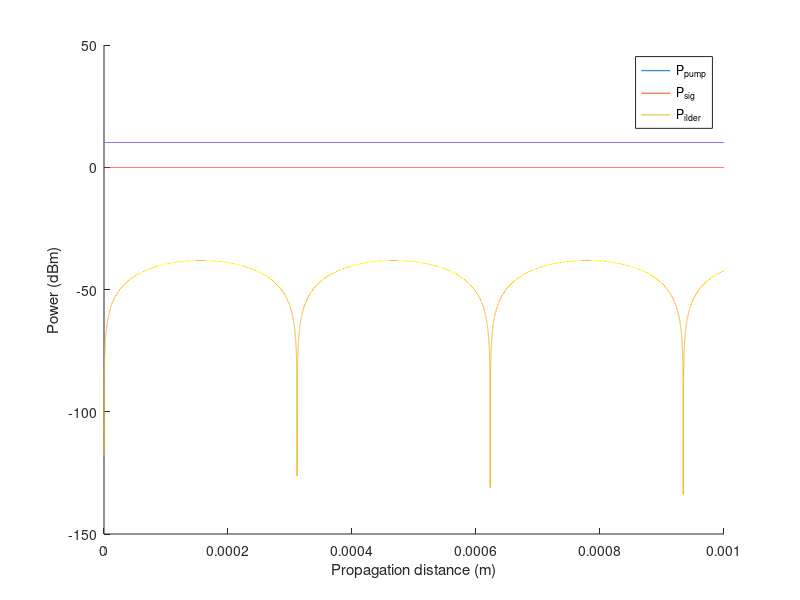

MATLAB code for this plot:
function [p_pump,p_ider,p_sig] = FWM_coupled_equations_v3


    N = 100000; %iteration numbers

    %% Define initial variables
    N = 100000; %iteration numbers
    % The modulation of the field
    u1_int = zeros(1,N);
    u2_int = zeros(1,N);
    ui_int = zeros(1,N);
    us_int = zeros(1,N);
    length = 1e-3;% Total length: (unit: m)

    %% Define initial parameters:
    u1_int(1) = sqrt(0.01);
    u2_int(1) = sqrt(0.01);
    us_int(1) =sqrt(0.001);
    ui_int(1) =sqrt(0);

    % wavelength %
    lambda_pump = 1550e-9; % unit: m
    lambda_sig = 1500e-9; % unit: m
    lambda_ider = 1603e-9; % unit: m
    % waveguide losses:
    alpha1 = 3e2; % unit: dB/m
    alpha2 = 3e2; % unit: dB/m
    alphai = 3e2; % unit: dB/m
    alphas = 3e2; % unit: dB/m

    alpha1 = 10^(-alpha1/10); % unit: 1/m
    alpha2 = 10^(-alpha2/10); % unit: 1/m
    alphai = 10^(-alphai/10); % unit: 1/m
    alphas = 10^(-alphas/10); % unit: 1/m

    %% Define / import related parameters:
    % % design parameters:
    % A_pump(1) = ap(1)*exp(phi0_p); % Pump light: (unit: Watt)
    % A_sig(1)  = as(1)*exp(phi0_s); % Signal light:(unit: Watt)
    % A_ider(1) = ai(1)*exp(phi0_i); % Ider light:(unit: Watt)
    % length = 1e-3;% Total length: (unit: m)
    % waveguide geometry:
    waveguide_width = 0.5e-6;
    waveguide_height = 0.22e-6;
    % mode profiles: (FDE span: y:1um z:0.5um; mesh = 100)
    load("TE0_1500nm.mat"); % Signal light
    Ex_sig = squeeze(mode1_Ex);
    Ey_sig = squeeze(mode1_Ey);
    Ez_sig = squeeze(mode1_Ez);
    neff_sig  = effective_index(1);
    ng_sig = 4.553506; % group index
    load("TE0_1550nm.mat"); % Pump light
    Ex_pump = squeeze(mode1_Ex);
    Ey_pump = squeeze(mode1_Ey);
    Ez_pump = squeeze(mode1_Ez);
    neff_pump = effective_index(1);
    ng_pump = 4.762861; % group index
    load("TE0_1603nm.mat"); % ider light
    Ex_ider = squeeze(mode1_Ex);
    Ey_ider = squeeze(mode1_Ey);
    Ez_ider = squeeze(mode1_Ez);
    neff_ider = effective_index(1);
    ng_ider = 4.847830; % group index

    % index profile:
    index = squeeze(index_x);
    mesh_x = squeeze(y); % direction of waveguide width
    mesh_y = squeeze(z); % direction of waveguide height

    %% Define physical constants:
    chi3_si = 3e-18;
    c = 299792458;% Light speed: (unit:m/s)
    n_si   = max(max(index));
    n_sio2 = min(min(index));
    n = n_si;
    e = 1.602176565e-19; % elementary charge unit:C
    N_density = 10e6; % unit: m-3
    epsilon0 = 8.854187817e-12;% 真空介电常数 unit: F/M
    u0 =  4 * pi *1e-7; % 真空磁导率 unit: V·s/(A·m)

    m0 = 9.1093837015e-31; % mass of the electron unit: kg
    mce_pie = 0.26*m0;
    mch_pie = 0.39*m0;
    miu_e = 1417e-4; %Electron mobility unit:m2V-1s-1
    miu_h = 470e-4; %Hole Mobility (µh) unit:m2V-1s-1

    %% Calculated several parameters:
    dz = length/N; % step length
    dx = mesh_x(2)-mesh_x(1); % step width
    dy = mesh_y(2)-mesh_y(1); % step height
    da = dx * dy;
    A0 = waveguide_width * waveguide_height;
    waveguide_leftpoint = round(0.5*(1e-6-waveguide_width)/dx);
    waveguide_rightpoint = round(101-0.5*(1e-6-waveguide_width)/dx);
    waveguide_bottompoint = round(0.5*(0.5e-6-waveguide_height)/dy);
    waveguide_toppoint =round( 101-0.5*(0.5e-6-waveguide_height)/dy);

    vg_sig = c/ng_sig;
    vg_pump = c/ng_pump;
    vg_ider = c/ng_ider;

    w_p = c*2*pi/lambda_pump;
    w_s = c*2*pi/lambda_sig ;
    w_i = c*2*pi/lambda_ider;

    beta_s = neff_sig  * w_s / c;
    beta_p = neff_pump * w_p / c;
    beta_i = neff_ider * w_i / c;

    delta_beta = abs(beta_i + beta_s - beta_p * 2);

%     delta_beta = delta_beta1;
    % normalization of mode profiles:
    normalization_coefficient_pump = sqrt((2*w_p*u0)/beta_s /( (sum(sum(conj(Ex_pump).*Ex_pump+conj(Ey_pump).*Ey_pump+conj(Ez_pump).*Ez_pump))).*da));
    normalization_coefficient_sig = sqrt((2*w_s*u0)/beta_p /( (sum(sum(conj(Ex_sig ).*Ex_sig +conj(Ey_sig ).*Ey_sig +conj(Ez_sig ).*Ez_sig ))).*da));
    normalization_coefficient_ider = sqrt((2*w_i*u0)/beta_i /( (sum(sum(conj(Ex_ider).*Ex_ider+conj(Ey_ider).*Ey_ider+conj(Ez_ider).*Ez_ider))).*da));

    Ex_pump = normalization_coefficient_pump*Ex_pump;
    Ey_pump = normalization_coefficient_pump*Ey_pump;
    Ez_pump = normalization_coefficient_pump*Ez_pump;
    Ex_sig  = normalization_coefficient_sig *Ex_sig ;
    Ey_sig  = normalization_coefficient_sig *Ey_sig ;
    Ez_sig  = normalization_coefficient_sig *Ez_sig ;
    Ex_ider = normalization_coefficient_ider *Ex_ider ;
    Ey_ider = normalization_coefficient_ider *Ey_ider ;
    Ez_ider = normalization_coefficient_ider *Ez_ider ;


    % Confinement factor k:
    temp_Ey_pump = Ey_pump(waveguide_leftpoint:waveguide_rightpoint, waveguide_bottompoint:waveguide_toppoint);
    temp_Ex_pump = Ex_pump(waveguide_leftpoint:waveguide_rightpoint, waveguide_bottompoint:waveguide_toppoint);
    temp_Ez_pump = Ez_pump(waveguide_leftpoint:waveguide_rightpoint, waveguide_bottompoint:waveguide_toppoint);

    temp_Ey_sig  = Ey_sig (waveguide_leftpoint:waveguide_rightpoint, waveguide_bottompoint:waveguide_toppoint);
    temp_Ex_sig  = Ex_sig(waveguide_leftpoint:waveguide_rightpoint, waveguide_bottompoint:waveguide_toppoint);
    temp_Ez_sig  = Ez_sig(waveguide_leftpoint:waveguide_rightpoint, waveguide_bottompoint:waveguide_toppoint);

    temp_Ey_ider = Ey_ider (waveguide_leftpoint:waveguide_rightpoint, waveguide_bottompoint:waveguide_toppoint);
    temp_Ex_ider = Ex_ider(waveguide_leftpoint:waveguide_rightpoint, waveguide_bottompoint:waveguide_toppoint);
    temp_Ez_ider = Ez_ider(waveguide_leftpoint:waveguide_rightpoint, waveguide_bottompoint:waveguide_toppoint);

    % Calculate the electric field intensity integrated over an infinite area%
    int_sig  = sum(sum((index .* index).*(Ey_sig .* Ey_sig)))*da;
    int_pump = sum(sum((index .* index).*(Ey_pump .* Ey_pump)))*da;
    int_ider = sum(sum((index .* index).*(Ey_ider .* Ey_ider)))*da;

    Gamma1 = (A0 * chi3_si * sum(sum(conj(temp_Ey_pump).*temp_Ey_pump.*conj(temp_Ey_pump).*temp_Ey_pump*da)))/(int_pump^2);
    Gamma2 = (A0 * chi3_si * sum(sum(conj(temp_Ey_pump).*temp_Ey_pump.*conj(temp_Ey_pump).*temp_Ey_pump*da)))/(int_pump^2);
    Gammai = (A0 * chi3_si * sum(sum(conj(temp_Ey_ider).*temp_Ey_ider.*conj(temp_Ey_ider).*temp_Ey_ider*da)))/(int_ider^2);
    Gammas = (A0 * chi3_si * sum(sum(conj(temp_Ey_sig ).*temp_Ey_sig .*conj(temp_Ey_sig ).* temp_Ey_sig*da)))/(int_sig ^2);
    gamma1 = 3 * w_p * ng_pump * ng_pump / (4*epsilon0*A0*c^2)*Gamma1;
    gamma2 = 3 * w_p * ng_pump * ng_pump / (4*epsilon0*A0*c^2)*Gamma2;
    gammai = 3 * w_i * ng_ider * ng_ider / (4*epsilon0*A0*c^2)*Gammai;
    gammas = 3 * w_s * ng_sig  * ng_sig  / (4*epsilon0*A0*c^2)*Gammas;

    Gamma12 = (A0 * chi3_si * sum(sum(conj(temp_Ey_pump).*temp_Ey_pump.*conj(temp_Ey_pump).*temp_Ey_pump*da)))/(int_pump^2);
    Gamma1s = (A0 * chi3_si * sum(sum(conj(temp_Ey_sig ).*temp_Ey_pump.*conj(temp_Ey_pump).*temp_Ey_sig *da)))/(int_pump*int_sig );
    Gamma1i = (A0 * chi3_si * sum(sum(conj(temp_Ey_ider).*temp_Ey_pump.*conj(temp_Ey_pump).*temp_Ey_ider*da)))/(int_pump*int_ider);
    Gamma21 = (A0 * chi3_si * sum(sum(conj(temp_Ey_pump).*temp_Ey_pump.*conj(temp_Ey_pump).*temp_Ey_pump*da)))/(int_pump^2);
    Gamma2s = (A0 * chi3_si * sum(sum(conj(temp_Ey_sig ).*temp_Ey_pump.*conj(temp_Ey_pump).*temp_Ey_sig *da)))/(int_pump*int_sig );
    Gamma2i = (A0 * chi3_si * sum(sum(conj(temp_Ey_ider).*temp_Ey_pump.*conj(temp_Ey_pump).*temp_Ey_ider*da)))/(int_pump*int_ider);
    Gammai1 = (A0 * chi3_si * sum(sum(conj(temp_Ey_pump).*temp_Ey_ider.*conj(temp_Ey_ider).*temp_Ey_pump*da)))/(int_pump*int_ider);
    Gammai2 = (A0 * chi3_si * sum(sum(conj(temp_Ey_pump).*temp_Ey_ider.*conj(temp_Ey_ider).*temp_Ey_pump*da)))/(int_pump*int_ider);
    Gammais = (A0 * chi3_si * sum(sum(conj(temp_Ey_sig ).*temp_Ey_ider.*conj(temp_Ey_ider).*temp_Ey_sig *da)))/(int_sig *int_ider);
    Gammas1 = (A0 * chi3_si * sum(sum(conj(temp_Ey_pump).*temp_Ey_sig .*conj(temp_Ey_sig ).*temp_Ey_pump*da)))/(int_pump*int_sig );
    Gammas2 = (A0 * chi3_si * sum(sum(conj(temp_Ey_pump).*temp_Ey_sig .*conj(temp_Ey_sig ).*temp_Ey_pump*da)))/(int_pump*int_sig );
    Gammasi = (A0 * chi3_si * sum(sum(conj(temp_Ey_ider).*temp_Ey_sig .*conj(temp_Ey_sig ).*temp_Ey_ider*da)))/(int_sig *int_ider);
    gamma12 = 3 * w_p * ng_pump  * ng_pump  / (4*epsilon0*A0*c^2)*Gamma12;
    gamma1s = 3 * w_p * ng_pump  * ng_sig   / (4*epsilon0*A0*c^2)*Gamma1s;
    gamma1i = 3 * w_p * ng_pump  * ng_ider  / (4*epsilon0*A0*c^2)*Gamma1i;
    gamma21 = 3 * w_p * ng_pump  * ng_pump  / (4*epsilon0*A0*c^2)*Gamma21;
    gamma2s = 3 * w_p * ng_pump  * ng_sig   / (4*epsilon0*A0*c^2)*Gamma2s;
    gamma2i = 3 * w_p * ng_pump  * ng_ider  / (4*epsilon0*A0*c^2)*Gamma2i;
    gammai1 = 3 * w_i * ng_ider  * ng_pump  / (4*epsilon0*A0*c^2)*Gammai1;
    gammai2 = 3 * w_i * ng_ider  * ng_pump  / (4*epsilon0*A0*c^2)*Gammai2;
    gammais = 3 * w_i * ng_ider  * ng_sig   / (4*epsilon0*A0*c^2)*Gammais;
    gammas1 = 3 * w_s * ng_sig   * ng_pump  / (4*epsilon0*A0*c^2)*Gammas1;
    gammas2 = 3 * w_s * ng_sig   * ng_pump  / (4*epsilon0*A0*c^2)*Gammas2;
    gammasi = 3 * w_s * ng_sig   * ng_ider  / (4*epsilon0*A0*c^2)*Gammasi;

    Gamma1is2 = (A0 * chi3_si * sum(sum(conj(temp_Ey_pump).*temp_Ey_ider.*conj(temp_Ey_sig ).*temp_Ey_pump*da)))/((int_pump*int_pump*int_ider*int_sig)^0.5);
    Gamma2is1 = (A0 * chi3_si * sum(sum(conj(temp_Ey_pump).*temp_Ey_ider.*conj(temp_Ey_sig ).*temp_Ey_pump*da)))/((int_pump*int_pump*int_ider*int_sig)^0.5);
    Gammai12s = (A0 * chi3_si * sum(sum(conj(temp_Ey_ider).*temp_Ey_pump.*conj(temp_Ey_pump ).*temp_Ey_sig*da)))/((int_pump*int_pump*int_ider*int_sig)^0.5);
    Gammas12i = (A0 * chi3_si * sum(sum(conj(temp_Ey_sig ).*temp_Ey_pump.*conj(temp_Ey_pump ).*temp_Ey_ider*da)))/((int_pump*int_pump*int_ider*int_sig)^0.5);
    gamma1is2 = 3 * w_p * sqrt(ng_pump*ng_ider*ng_sig*ng_pump)/(4*epsilon0*A0*c^2)*Gamma1is2;
    gamma2is1 = 3 * w_p * sqrt(ng_pump*ng_ider*ng_sig*ng_pump)/(4*epsilon0*A0*c^2)*Gamma2is1;
    gammai12s = 3 * w_i * sqrt(ng_ider*ng_pump*ng_pump*ng_sig)/(4*epsilon0*A0*c^2)*Gammai12s;
    gammas12i = 3 * w_s * sqrt(ng_sig*ng_pump*ng_pump*ng_ider)/(4*epsilon0*A0*c^2)*Gammas12i;

    for j = 1:N-1

        z = dz*(j-1);
        u1 = u1_int(j);
        u2 = u2_int(j);
        us = us_int(j);
        ui = ui_int(j);

        du1_div_dz = -alpha1/2*u1 + 1i*(gamma1*abs(u1)^2 + 2*(gamma12*abs(u2)^2+gamma1s*abs(us)^2+gamma1i*abs(ui)^2))*u1 + 2*1i*gamma1is2*ui*us*u2'*exp(1i*delta_beta*z);
        du2_div_dz = -alpha2/2*u2 + 1i*(gamma2*abs(u2)^2 + 2*(gamma21*abs(u1)^2+gamma2s*abs(us)^2+gamma2i*abs(ui)^2))*u2 + 2*1i*gamma2is1*ui*us*u1'*exp(1i*delta_beta*z);
        dui_div_dz = -alphai/2*ui + 1i*(gammai*abs(ui)^2 + 2*(gammai1*abs(u1)^2+gammai2*abs(u2)^2+gammais*abs(us)^2))*ui + 2*1i*gammai12s*u1*u2*us'*exp(-1i*delta_beta*z);
        dus_div_dz = -alphas/2*us + 1i*(gammas*abs(us)^2 + 2*(gammas1*abs(u1)^2+gammas2*abs(u2)^2+gammasi*abs(ui)^2))*us + 2*1i*gammas12i*u1*u2*ui'*exp(-1i*delta_beta*z);

        u1_int(j+1) = du1_div_dz * dz +  u1_int(j);
        u2_int(j+1) = du2_div_dz * dz +  u2_int(j);
        ui_int(j+1) = dui_div_dz * dz +  ui_int(j);
        us_int(j+1) = dus_div_dz * dz +  us_int(j);
    end
%     
    figure;
    hold on;
    x_axis = (1:N)*dz;
    plot(x_axis,10*log10(abs(u1_int).*abs(u1_int)*1e3));
    plot(x_axis,10*log10(abs(us_int).*abs(us_int)*1e3));
    plot(x_axis,10*log10(abs(ui_int).*abs(ui_int)*1e3));
    legend("P_{pump}","P_{sig}","P_{ilder}")
    xlabel("Propagation distance (m)")
    ylabel("Power (dBm)")

%%函数返回值
    p_ider = (abs(ui_int).*abs(ui_int)*1e3);
    p_pump = (abs(u1_int).*abs(u1_int)*1e3);
    p_sig =  (abs(us_int).*abs(us_int)*1e3);
    
    p_ider = p_ider(N);
    p_pump = p_pump(N);
    p_sig =  p_sig(N);
end


